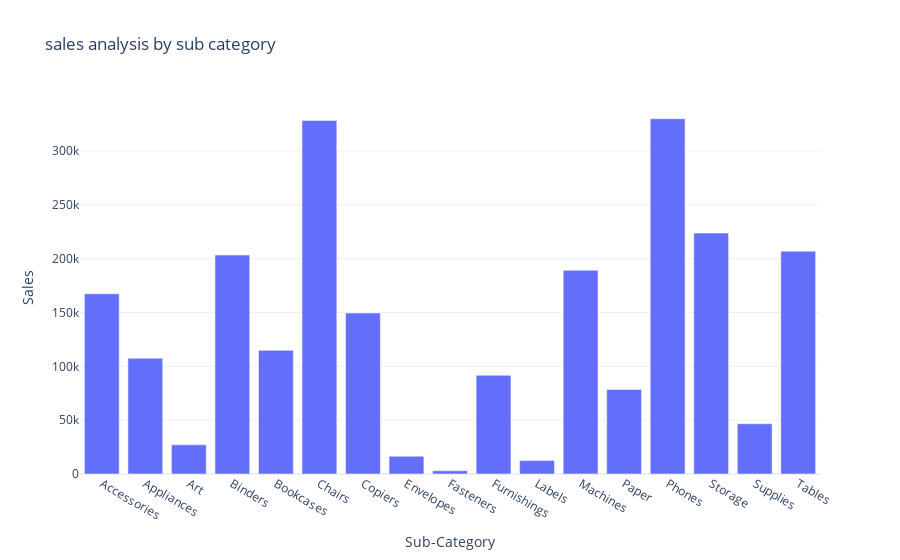

Notebook code for this chart:
### Code cell
fig=px.bar(sales_by_subcategary,
           x='Sub-Category',
           y='Sales',
           title='sales analysis by sub category')
fig.show()

### Figure 1 — Plotly figure (JSON) as saved in the notebook; plotly's stock layout.template omitted (floating-point values rounded to 4 significant figures)
{"data": [{"hovertemplate": "Sub-Category=%{x}<br>Sales=%{y}<extra></extra>", "legendgroup": "", "marker": {"color": "#636efa", "pattern": {"shape": ""}}, "name": "", "orientation": "v", "showlegend": false, "textposition": "auto", "type": "bar", "x": ["Accessories", "Appliances", "Art", "Binders", "Bookcases", "Chairs", "Copiers", "Envelopes", "Fasteners", "Furnishings", "Labels", "Machines", "Paper", "Phones", "Storage", "Supplies", "Tables"], "xaxis": "x", "y": [167400.0, 107500.0, 27120.0, 203400.0, 114900.0, 328400.0, 149500.0, 16480.0, 3024.0, 91710.0, 12490.0, 189200.0, 78480.0, 330000.0, 223800.0, 46670.0, 207000.0], "yaxis": "y"}], "layout": {"barmode": "relative", "legend": {"tracegroupgap": 0}, "title": {"text": "sales analysis by sub category"}, "xaxis": {"anchor": "y", "domain": [0, 1], "title": {"text": "Sub-Category"}}, "yaxis": {"anchor": "x", "domain": [0, 1], "title": {"text": "Sales"}}}}
